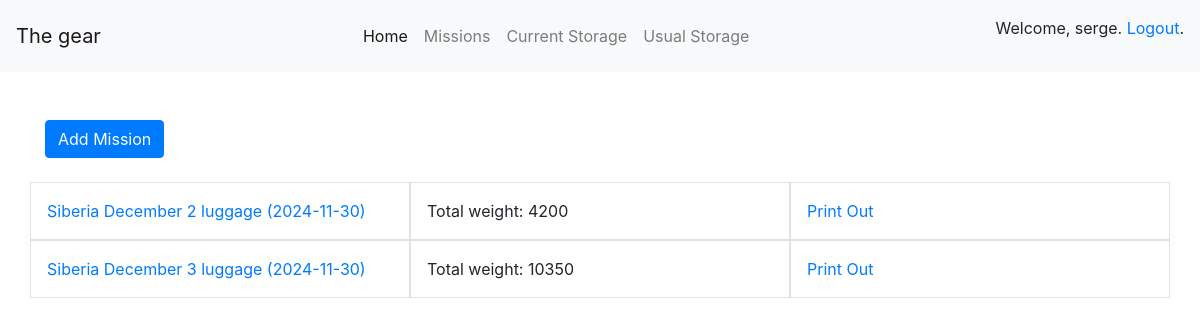
The app's page /missions_list.html (signed in) with its own data.
### gearapp/models.py (models this page shows)
class Mission(models.Model):
    title = models.CharField(max_length=1024)
    date_start = models.DateField()
    duration = models.IntegerField(default=0)
    description = models.TextField(null=True)
    user = models.ForeignKey(User, on_delete=models.CASCADE, null=True)

### gearapp/views.py (the view)
# urls.py: path('missions_list.html', missions_list),
def missions_list(request):
    missions = []
    if request.user.id is not None:
        missions = Mission.objects.filter(user_id=request.user).annotate(total_weight=Sum('missiont_item__item__weight')).order_by('-date_start')
    context = {'missions': missions}
    return render(request, 'gearapp/missions_list.html', context)

### templates/gearapp/missions_list.html
{% extends "gearapp/base.html" %}
{% block content %}
{% if user.is_authenticated %}
<a href="/mission_create_view.html"><button type="button" class="btn btn-primary">Add Mission</button></a>
<br />
<br />
{% endif %}
<div>
    {% if missions %}
        {% for m in missions %}
            <div class="row">
                <div class="col-sm p-3 border">
                    <a href="/mission_view.html/{{ m.id }}">{{ m.title }} ({{m.date_start|date:"Y-m-d"}})</a>
                </div>
                <div class="col-sm p-3 border">
                    Total weight: {{ m.total_weight }}
                </div>
                <div class="col-sm p-3 border">
                    <a href="/mission_print_out.html/{{ m.id }}">Print Out</a>
                </div>
            </div>
        {% endfor %}
    {% endif %}
</div>
{% endblock content %}

### templates/gearapp/base.html (shortened to what this page needs)
<!DOCTYPE html>
<html>
    <head>
        <link rel="stylesheet" href="https://cdn.jsdelivr.net/npm/bootstrap-select@1.13.14/dist/css/bootstrap-select.min.css">
        <link rel="stylesheet" href="https://stackpath.bootstrapcdn.com/bootstrap/4.3.1/css/bootstrap.min.css">
    </head>
    <body>
            <nav class="navbar navbar-light bg-light">
                <a class="navbar-brand" href="/">The gear</a>
                <nav class="navbar navbar-expand-lg navbar-light bg-light">
                  <div class="collapse navbar-collapse" id="navbarNavAltMarkup">
                    <div class="navbar-nav">
                        <a class="nav-item nav-link active" href="/">Home <span class="sr-only">(current)</span></a>
                        <a class="nav-item nav-link" href="/missions_list.html">Missions</a>
                        <a class="nav-item nav-link" href="/current_storage.html">Current Storage</a>
                        <a class="nav-item nav-link" href="/usual_storage.html">Usual Storage</a>
                    </div>
                  </div>
                </nav>
                <div>
                {% if user.is_authenticated %}
                    <p>Welcome, {{ user.get_username }}. <a href="/logout.html">Logout</a>.</p>
                {% else %}
                    <p>Welcome, new user. Please <a href="/login.html">log in</a>.</p>
                {% endif %}
                </div>
            </nav>
            <br/><br/>
            <div class="container">
                {% block content %}{% endblock content %}
            </div>
    </body>
</html>

### records on screen
Mission: title "Siberia December 2 luggage", date_start "2024-11-30", total_weight "4200"
Mission: title "Siberia December 3 luggage", date_start "2024-11-30", total_weight "10350"

### other values on screen
{{ user.get_username }} "serge"
